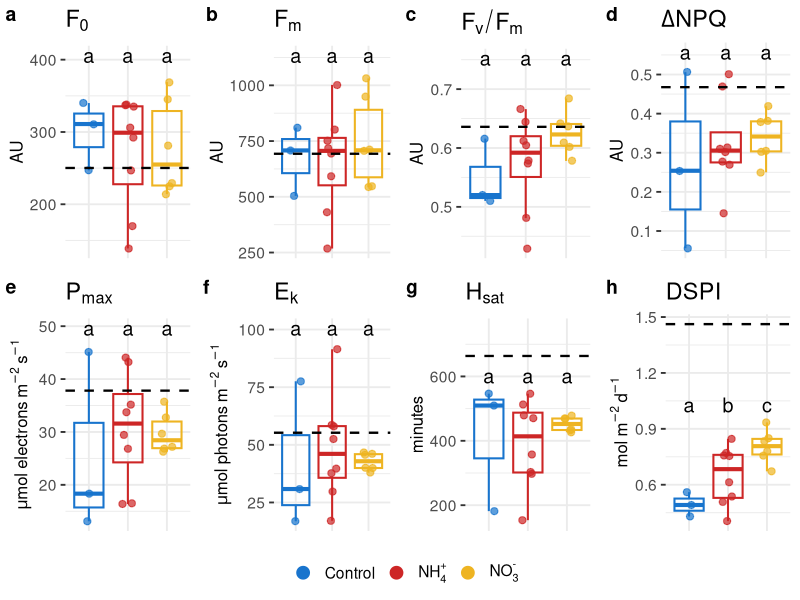

Generate this figure with R:
library(dplyr)
library(ggplot2)
library(lme4)
library(lmerTest)
library(emmeans)
library(multcomp)
library(cowplot)
library(multcompView)

# ==========================================
# Endpoint photosynthesis analysis (R100)
# ==========================================

# ------------------------------
# 1. Load and prepare data
# ------------------------------
photo_all <- read.csv("data/input/rlc_data.csv") %>%
  mutate(
    tp2 = as.character(tp2),
    tp2 = trimws(tp2),
    Treatment = factor(trt2, levels = c("CTL", "NH4", "NO3")),
    genotype = factor(genotype),
    dspi_pmax = dspi_pmax / 1e6,
    F0 = as.numeric(F0),
    Fm = as.numeric(Fm)
  )
photo <- photo_all %>%
  filter(
    phase == "recovery",
    trt2 %in% c("CTL", "NH4", "NO3")
  )

# ------------------------------
# 2. Metric setup
# ------------------------------
metrics <- c("F0", "Fm", "QuanYield", "deltaNPQ", "pmax", "ek_est", "hsat", "dspi_pmax")

metric_names <- list(
  F0 = expression(F[0]),
  Fm = expression(F[m]),
  QuanYield = expression(F[v] / F[m]),
  deltaNPQ = expression(Delta * NPQ),
  pmax = expression(P[max]),
  ek_est = expression(E[k]),
  hsat = expression(H[sat]),
  dspi_pmax = expression(DSPI)
)
metric_units <- list(
  F0 = "AU",
  Fm = "AU",
  QuanYield = "AU",
  deltaNPQ = "AU",
  pmax = expression(mu * mol ~ electrons ~ m^{-2} ~ s^{-1}),
  ek_est = expression(mu * mol ~ photons ~ m^{-2} ~ s^{-1}),
  hsat = "minutes",
  dspi_pmax = expression(mol ~ m^{-2} ~ d^{-1})
)
trt_cols <- c(
  "CTL" = "dodgerblue3",
  "NH4" = "firebrick3",
  "NO3" = "goldenrod2"
)
# ------------------------------
# 3. Legend
# ------------------------------
legend_plot <- ggplot(
  photo %>% filter(tp2 == "100"),
  aes(x = Treatment, y = as.numeric(pmax), color = Treatment)
) +
  geom_point(size = 3) +
  scale_color_manual(
    values = trt_cols,
    labels = c("Control", expression(NH[4]^"+"), expression(NO[3]^"-")),
    name = ""
  ) +
  guides(color = guide_legend(override.aes = list(size = 4))) +
  theme_minimal(base_size = 14) +
  theme(legend.position = "bottom")

g <- ggplotGrob(legend_plot)
legend_index <- which(sapply(g$grobs, function(x) x$name) == "guide-box")
legend_grob <- g$grobs[[legend_index]]

# ------------------------------
# 4. Loop through metrics
# ------------------------------
plots_day100_nox <- list()

for (m in metrics) {
  
  rec_m <- photo %>%
    mutate(value = as.numeric(.data[[m]]))
  
  end_100 <- rec_m %>%
    filter(tp2 == "100" & !is.na(value))
  
  if (nrow(end_100) == 0) next
  
  # --------------------------
  # Model
  # --------------------------
  fit <- lmer(
    value ~ Treatment + (1 | genotype),
    data = end_100,
    control = lmerControl(optimizer = "bobyqa")
  )
  
  # --------------------------
  # Post-hoc letters
  # Keep your original a,b,c style
  # --------------------------
  emm <- multcomp::cld(emmeans(fit, ~ Treatment), adjust = "holm")
  
  posthoc_letters <- emm %>%
    as.data.frame() %>%
    dplyr::select(Treatment, .group) %>%
    mutate(.group = trimws(.group)) %>%
    distinct() %>%
    mutate(group_letter = tolower(letters[match(.group, unique(.group))]))
  
  y_max <- max(end_100$value, na.rm = TRUE) * 1.1
  
  summary_pos <- data.frame(
    Treatment = levels(end_100$Treatment),
    y_pos = y_max
  ) %>%
    left_join(posthoc_letters, by = "Treatment")
  
  # --------------------------
  # Print model output
  # --------------------------
  cat("\n==============================\n")
  cat("### Metric:", m, "###\n")
  cat("==============================\n")
  
  cat("\n--- LMM Summary ---\n")
  print(summary(fit))
  
  cat("\n--- Estimated Marginal Means ---\n")
  print(emmeans(fit, ~ Treatment))
  
  cat("\n--- Pairwise Comparisons (Holm Adjusted) ---\n")
  print(pairs(emmeans(fit, ~ Treatment), adjust = "holm"))
  
  cat("\n--- Post-hoc Group Letters ---\n")
  print(emm)
  
  # --------------------------
  # Pre-bleaching baseline mean
  # --------------------------
  rec_all_m <- photo_all %>%
    mutate(value = as.numeric(.data[[m]]))
  
  mean_i <- rec_all_m %>%
    filter(tp2 == "i" & !is.na(value)) %>%
    summarise(mean_value = mean(value, na.rm = TRUE)) %>%
    pull(mean_value)
  
  # --------------------------
  # Plot
  # --------------------------
  p_box_nox <- ggplot(end_100, aes(x = Treatment, y = value, color = Treatment)) +
    geom_boxplot(fill = NA, linewidth = 0.7, outlier.shape = NA) +
    geom_jitter(
      aes(fill = Treatment),
      width = 0.15,
      shape = 21,
      size = 2,
      alpha = 0.7,
      stroke = 0.6
    )
  
  if (!is.na(mean_i)) {
    p_box_nox <- p_box_nox +
      geom_hline(
        yintercept = mean_i,
        linetype = "dashed",
        color = "black",
        linewidth = 0.8
      )
  }
  
  p_box_nox <- p_box_nox +
    geom_text(
      data = summary_pos,
      aes(x = Treatment, y = y_pos, label = group_letter),
      inherit.aes = FALSE,
      size = 5,
      color = "black"
    ) +
    labs(
      title = metric_names[[m]],
      y = metric_units[[m]],
      x = ""
    ) +
    scale_color_manual(
      values = trt_cols
    ) +
    scale_fill_manual(
      values = trt_cols
    ) +
    scale_x_discrete(
      labels = c(
        "CTL" = "Control",
        "NH4" = expression(NH[4]^"+"),
        "NO3" = expression(NO[3]^"-")
      )
    ) +
    theme_bw(base_size = 14) +
    theme(
      legend.position = "none",
      panel.border = element_blank(),
      axis.title.x = element_blank(),
      axis.text.x = element_blank(),
      axis.ticks.x = element_blank(),
      axis.title.y = element_text(size = 12)
    )
  
  if (m == "hsat") {
    p_box_nox <- p_box_nox + coord_cartesian(ylim = c(150, 750))
  }
  
  plots_day100_nox[[m]] <- p_box_nox
}

# ------------------------------
# 5. Combine figure
# ------------------------------
figure_combined_nox <- plot_grid(
  plot_grid(plotlist = plots_day100_nox, ncol = 4, labels = "auto"),
  legend_grob,
  ncol = 1,
  rel_heights = c(1, 0.1)
)
print(figure_combined_nox)
